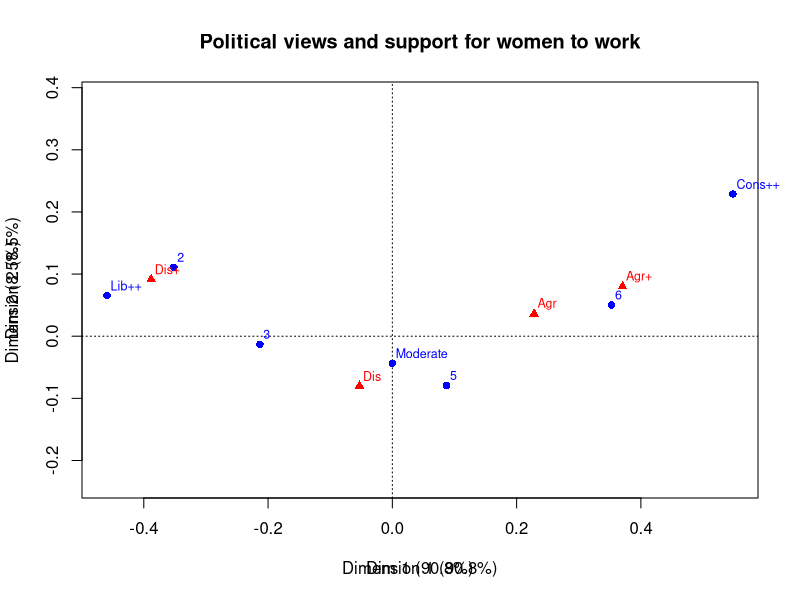
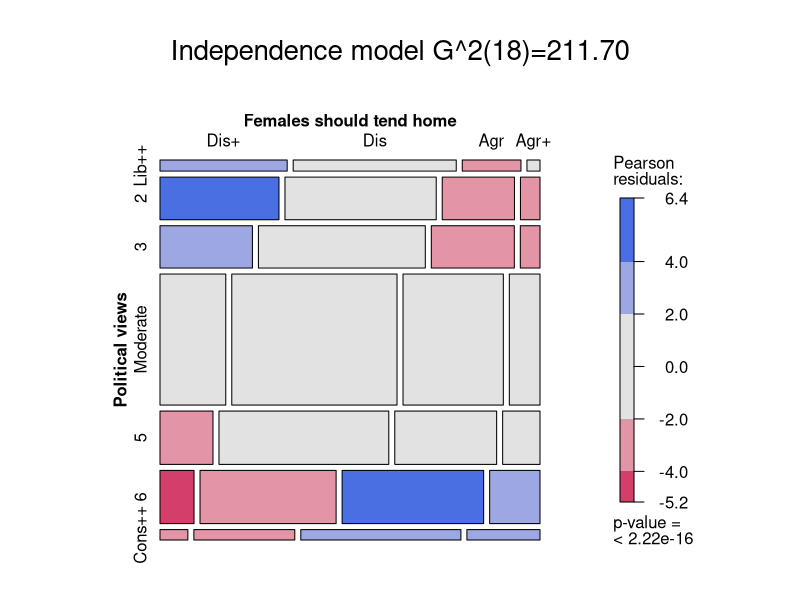
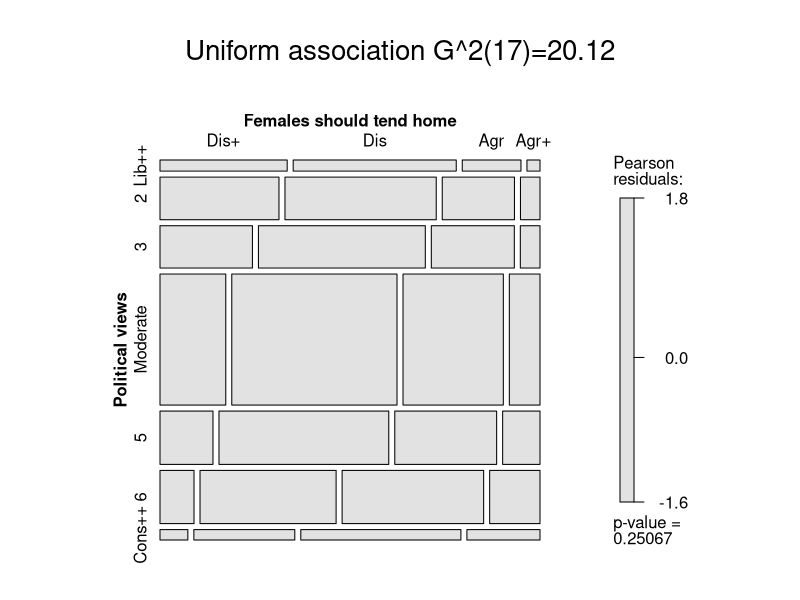
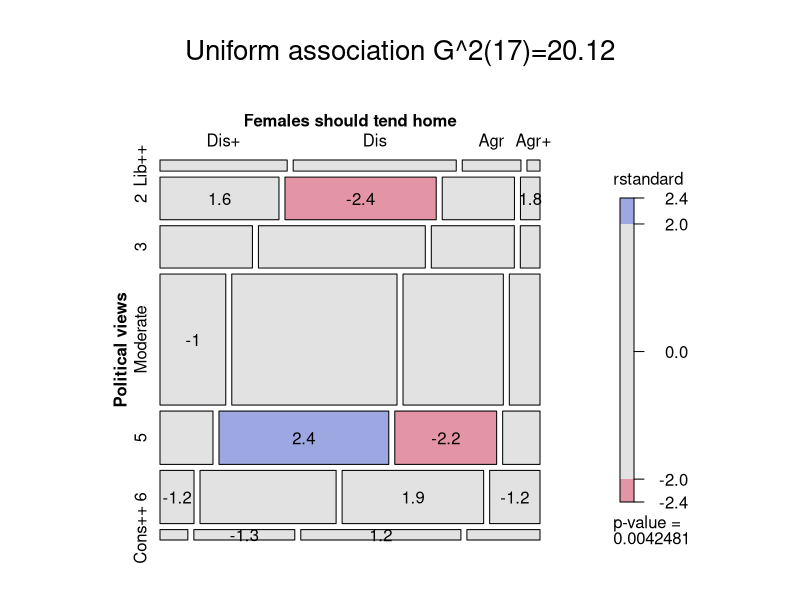
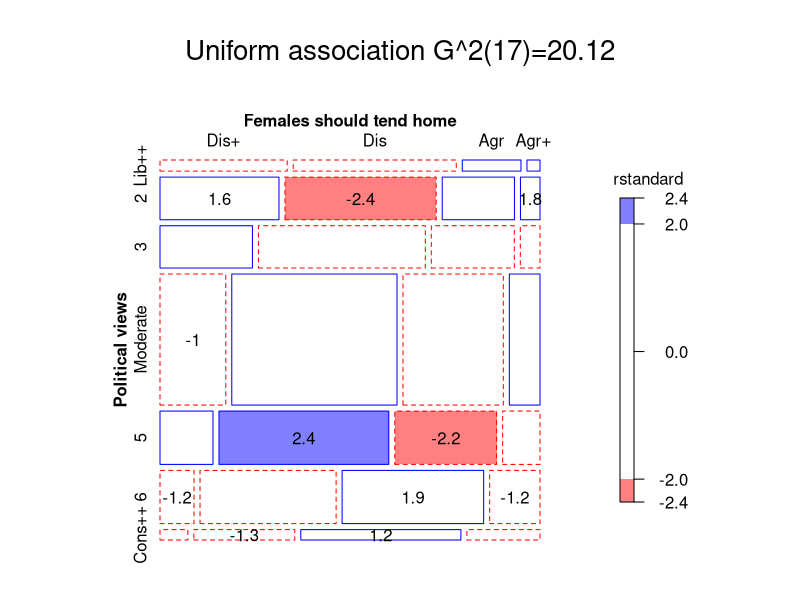

Source code (R) for these figures, in order: (Note: this script raises an error after producing the figures.)
# Wong2-3  Political views and support for women to work

library(vcdExtra)
# Data from Wong, R. (2010), Association Models, Los Angeles: Sage, Number 07-164
#      Table 2.3A, from the General Social Survey, 1998-2000.
# Questions:
#   polviews:  Think of self as liberal or conservative
#   fefam:     Better for men to work and women to tend home

Freq<-c(39, 50, 18,  4,
       140,178, 85, 23,
       108,195, 97, 23,
       238,598,363,111,
        78,250,150, 55,
        50,200,208, 74,
         8, 29, 46, 21)
polviews<- gl(7,4)
fefam <- gl(4,1,length=28)

# create better labels for levels in mosaic()
## but, this screws up parameter names: use set_labels instead
#polviews <- factor(polviews, labels=c("Lib++", "2", "3", "Moderate", "5", "6", "Cons++"))
#fefam <- factor(fefam, labels=c("Dis+", "Dis", "Agr", "Agr+"))
#
long.vnames <- list(set_varnames = c(polviews="Political views", fefam="Females should tend home"))
long.lnames <- list(polviews = c("Lib++", "2", "3", "Moderate", "5", "6", "Cons++"),
                    fefam = c("Dis+", "Dis", "Agr", "Agr+"))


# numeric versions for U, R, C, RC models
Rscore<-as.numeric(polviews)
Cscore<-as.numeric(fefam)

# make a data frame
Wong23 <- data.frame(Freq, polviews, fefam, Rscore, Cscore)

####################################
# do a correspondence analysis first, to see the row/category relations
Wong23.xtab <- xtabs(Freq ~ polviews+fefam, data=Wong23)
dimnames(Wong23.xtab) <- long.lnames
library(ca)

plot(ca(Wong23.xtab))
title(main="Political views and support for women to work", 
      xlab="Dim 1 (90.8%)", ylab="Dim 2 (8.5%)")


####################################


## OK now, gives warning
Wong23.O <- gnm(Freq~polviews+fefam, family=poisson, data=Wong23)
 
# OK, with formula
mosaic(Wong23.O, main=paste("Independence model", modFit(Wong23.O)), 
	formula=~polviews+fefam,
	labeling_args=long.vnames, set_labels=long.lnames)

####################################
# Uniform association model

Wong23.U<-gnm(Freq~polviews+fefam+Rscore:Cscore,family=poisson,tolerance = 1e-12, data=Wong23)
anova(Wong23.U)
# OK, w/o formula
mosaic(Wong23.U, main=paste("Uniform association", modFit(Wong23.U)),
	formula=~polviews+fefam,
	labeling_args=long.vnames, set_labels=long.lnames)

# display standardized residuals
mosaic(Wong23.U, formula=~polviews+fefam, main=paste("Uniform association", modFit(Wong23.U)),
	labeling_args=long.vnames, set_labels=long.lnames, residuals_type="rstandard",
	labeling=labeling_residuals, suppress=1)

# compare with gp=shading_Friendly)
mosaic(Wong23.U, formula=~polviews+fefam, main=paste("Uniform association", modFit(Wong23.U)),
	labeling_args=long.vnames, set_labels=long.lnames, residuals_type="rstandard",
	labeling=labeling_residuals, suppress=1, gp=shading_Friendly)

####################################

# Model B - R: Row Effects
Wong23.R<-gnm(Freq~polviews+fefam+Cscore:polviews,family=poisson, data=Wong23)
anova(Wong23.R)
mosaic(Wong23.R, formula=~polviews+fefam, main="Row effects model",
	labeling_args=long.vnames, set_labels=long.lnames, residuals_type="rstandard",
	labeling=labeling_residuals, suppress=1, gp=shading_Friendly)

#####################################
# Model C - C: Column Effect
Wong23.C<-gnm(Freq~polviews+fefam+Rscore:fefam,family=poisson, data=Wong23)
anova(Wong23.C)
mosaic(Wong23.C, formula=~polviews+fefam, main="Column effects model",
	labeling_args=long.vnames, set_labels=long.lnames, residuals_type="rstandard",
	labeling=labeling_residuals, suppress=1, gp=shading_Friendly)
	
#####################################
# Model D - R+C: Row and Column Effect
oldopt <- options(contrasts = c(factor="contr.treatment", ordered="contr.treatment"))
Wong23.RplusC<-gnm(Freq~polviews+fefam+Rscore:Cscore+Cscore:polviews+Rscore:fefam,
         constrain=c(17,20),constrainTo=c(0,0),
         family=poisson,tolerance = 1e-12)
anova(Wong23.RplusC)
mosaic(Wong23.RplusC, formula=~polviews+fefam, main="Column effects model",
	labeling_args=long.vnames, set_labels=long.lnames, residuals_type="rstandard",
	labeling=labeling_residuals, suppress=1, gp=shading_Friendly)

options(oldopt)

#####################################
# Model E - RC: RC(1) model
Wong23.RC1<-gnm(Freq~polviews+fefam+Mult(1,polviews,fefam),
         family=poisson,tolerance = 1e-12)

mosaic(Wong23.RC1, formula=~polviews+fefam, main="RC(1) model",
	labeling_args=long.vnames, set_labels=long.lnames, residuals_type="rstandard",
	labeling=labeling_residuals, suppress=1, gp=shading_Friendly)

models <- list(Wong23.O, Wong23.U, Wong23.R, Wong23.C, Wong23.RplusC, Wong23.RC1)

######################################
# compare models;  they are not nested, so only some Chisq tests make sense
anova(Wong23.O, Wong23.U, Wong23.R, Wong23.C, Wong23.RplusC, Wong23.RC1)
